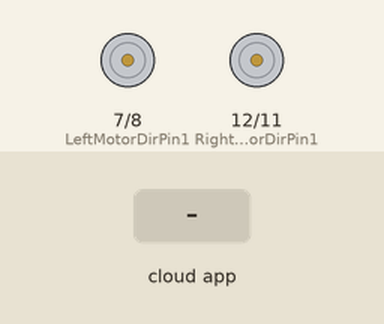
Bench run of a sketch on a simulated Arduino Uno, built with avr-gcc and run on an emulated ATmega328P. Parts: motor-driver pin pairs drawn as motors (green arrow = first pin HIGH = forward, orange = second pin HIGH = backward, longer = more drive, scaled by the enable pin). Inputs (shaded band) come from the test bench. The ROS host is connected and sends only what is stated.

Above: at 1.2 s.
1.3 s: the phone or cloud app sets linear.x to -100
At 2.2 s:
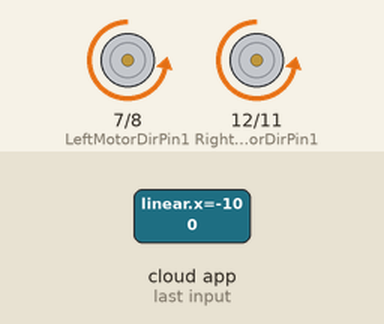
2.8 s: the phone or cloud app sets angular.z to -100
At 3.4 s:
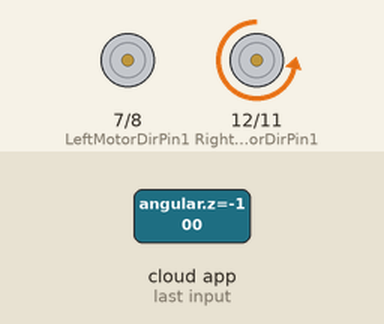
4.3 s: the phone or cloud app sets linear.x to 0
At 5.5 s:
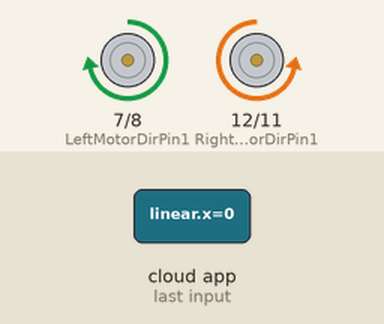
5.8 s: the phone or cloud app sets angular.z to 0
At 6.8 s:
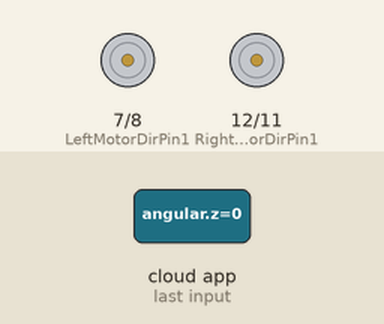
7.3 s: the phone or cloud app sets linear.x to 100
At 8.0 s:
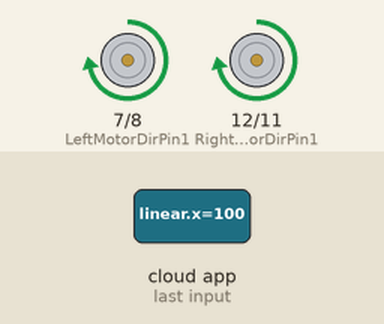
8.8 s: the phone or cloud app sets angular.z to 100
At 9.1 s:
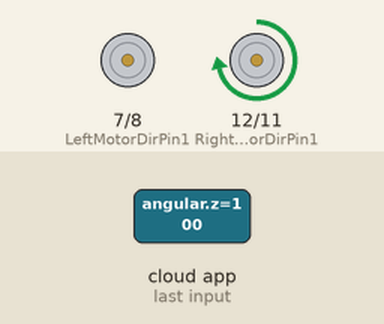
Timing chart, 0 to 11.3 s (numbered marks = the images above; inputs shaded):
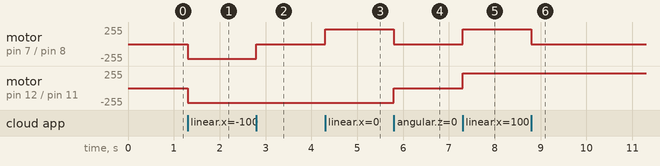

Measured:
- after the input at 1.3 s, motor on pin 7 (LeftMotorDirPin1) / pin 8 (LeftMotorDirPin2), motor on pin 12 (RightMotorDirPin1) / pin 11 (RightMotorDirPin2): stopped → backward 220/255 at once
- after the input at 2.8 s, motor on pin 7 (LeftMotorDirPin1) / pin 8 (LeftMotorDirPin2): backward 220/255 → stopped at once
- after the input at 4.3 s, motor on pin 7 (LeftMotorDirPin1) / pin 8 (LeftMotorDirPin2): stopped → forward 220/255 at once
- after the input at 5.8 s, motor on pin 7 (LeftMotorDirPin1) / pin 8 (LeftMotorDirPin2): forward 220/255 → stopped at once; motor on pin 12 (RightMotorDirPin1) / pin 11 (RightMotorDirPin2): backward 220/255 → stopped at once
- after the input at 7.3 s, motor on pin 7 (LeftMotorDirPin1) / pin 8 (LeftMotorDirPin2), motor on pin 12 (RightMotorDirPin1) / pin 11 (RightMotorDirPin2): stopped → forward 220/255 at once
- after the input at 8.8 s, motor on pin 7 (LeftMotorDirPin1) / pin 8 (LeftMotorDirPin2): forward 220/255 → stopped at once

The sketch:

SLAM_0918.ino
```cpp
#include <Arduino.h>
#include <ros.h>
#include <geometry_msgs/Twist.h>


#define RightMotorDirPin1 12
#define RightMotorDirPin2 11
#define speedPinR 9
#define LeftMotorDirPin1 7
#define LeftMotorDirPin2 8
#define speedPinL 6

//default speed
const int default_vel = 220;


void go_Forward(const size_t speed)
{
  digitalWrite(RightMotorDirPin1,HIGH);
  digitalWrite(RightMotorDirPin2,LOW);
  digitalWrite(LeftMotorDirPin1,HIGH);
  digitalWrite(LeftMotorDirPin2,LOW);
  analogWrite(speedPinL, speed);
  analogWrite(speedPinR, speed);
}

void go_Back(const size_t speed)  //Reverse
{
  digitalWrite(RightMotorDirPin1, LOW);
  digitalWrite(RightMotorDirPin2,HIGH);
  digitalWrite(LeftMotorDirPin1,LOW);
  digitalWrite(LeftMotorDirPin2,HIGH);
  analogWrite(speedPinL,speed);
  analogWrite(speedPinR,speed);
}

void go_Left(const size_t speed)  //Turn left
{
  digitalWrite(RightMotorDirPin1, HIGH);
  digitalWrite(RightMotorDirPin2,LOW);
  digitalWrite(LeftMotorDirPin1,LOW);
  digitalWrite(LeftMotorDirPin2,HIGH);
  analogWrite(speedPinL,speed);
  analogWrite(speedPinR, speed);
}

void go_Forward_Left(const size_t speed)
{
  digitalWrite(RightMotorDirPin1, HIGH);
  digitalWrite(RightMotorDirPin2,LOW);
  digitalWrite(LeftMotorDirPin1,LOW);
  digitalWrite(LeftMotorDirPin2,LOW);
  analogWrite(speedPinL,speed);
  analogWrite(speedPinR,speed);
}

void go_Back_Left(const size_t speed)
{
  digitalWrite(RightMotorDirPin1, LOW);
  digitalWrite(RightMotorDirPin2, HIGH);
  digitalWrite(LeftMotorDirPin1,LOW);
  digitalWrite(LeftMotorDirPin2,LOW);
  analogWrite(speedPinL,speed);
  analogWrite(speedPinR,speed);
}

void go_Right(const size_t speed)  //Turn right
{
  digitalWrite(RightMotorDirPin1, LOW);
  digitalWrite(RightMotorDirPin2,HIGH);
  digitalWrite(LeftMotorDirPin1,HIGH);
  digitalWrite(LeftMotorDirPin2,LOW);
  analogWrite(speedPinL,speed);
  analogWrite(speedPinR,speed);
}

void go_Forward_Right(const size_t speed)
{
  digitalWrite(RightMotorDirPin1, LOW);
  digitalWrite(RightMotorDirPin2,LOW);
  digitalWrite(LeftMotorDirPin1,HIGH);
  digitalWrite(LeftMotorDirPin2,LOW);
  analogWrite(speedPinL,speed);
  analogWrite(speedPinR,speed);
}

void go_Back_Right(const size_t speed)
{
  digitalWrite(RightMotorDirPin1, LOW);
  digitalWrite(RightMotorDirPin2, LOW);
  digitalWrite(LeftMotorDirPin1,LOW);
  digitalWrite(LeftMotorDirPin2,HIGH);
  analogWrite(speedPinL,speed);
  analogWrite(speedPinR,speed);
}

void Stop() {
  digitalWrite(RightMotorDirPin1, LOW);
  digitalWrite(RightMotorDirPin2,LOW);
  digitalWrite(LeftMotorDirPin1,LOW);
  digitalWrite(LeftMotorDirPin2,LOW);
}


void cmd_vel_cb(const geometry_msgs::Twist &msg)
{
  const float x = msg.linear.x;
  const float z_rotation = msg.angular.z;

  if(x > 0.0 && z_rotation == 0.0)
  {
    // Go forward
    go_Forward(default_vel);
  }
  else if(x < 0.0 && z_rotation == 0.0)
  {
    // Go back
    go_Back(default_vel);
  }
  else if(z_rotation > 0.0)
  {
    if(x == 0.0)
    {
      //Turn left
      go_Left(default_vel);
    }
    else if(x > 0.0)
    {
      // Go left forward
      go_Forward_Left(default_vel);
    }
    else
    {
      // Go right back
      go_Back_Right(default_vel);
    }
  }
  else if(z_rotation < 0.0)
  {
    if(x == 0.0)
    {
      // Turn right
      go_Right(default_vel);
    }
    else if(x > 0.0)
    {
      // Go right forward
      go_Forward_Right(default_vel);
    }
    else
    {
      // Go left back
      go_Back_Left(default_vel);
    }
  }

  if(x == 0.0 && z_rotation == 0.0)
  {
    Stop();
  }
}

ros::NodeHandle nh;
ros::Subscriber<geometry_msgs::Twist> sub("cmd_vel", &cmd_vel_cb);

void setup() {
  // put your setup code here, to run once:
  pinMode(RightMotorDirPin1, OUTPUT);
	pinMode(RightMotorDirPin2, OUTPUT);
	pinMode(speedPinL, OUTPUT);
	pinMode(LeftMotorDirPin1, OUTPUT);
  pinMode(LeftMotorDirPin2, OUTPUT);
  pinMode(speedPinR, OUTPUT);

  nh.initNode();
  nh.subscribe(sub);
}

void loop() {
  // put your main code here, to run repeatedly:
  nh.spinOnce();
  delay(1);
}
```
